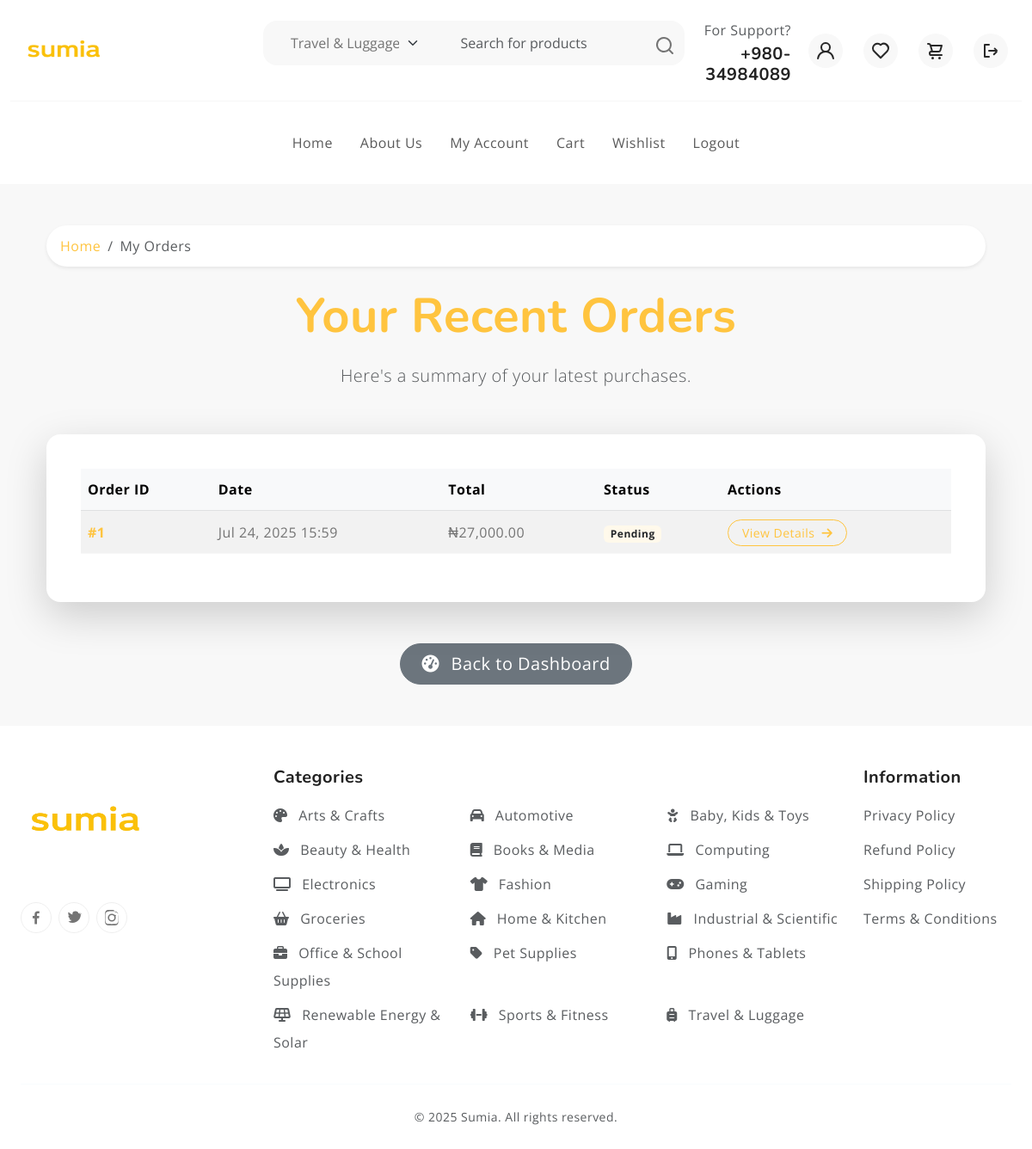
Before: /my-orders/ (signed in) with the older database file.
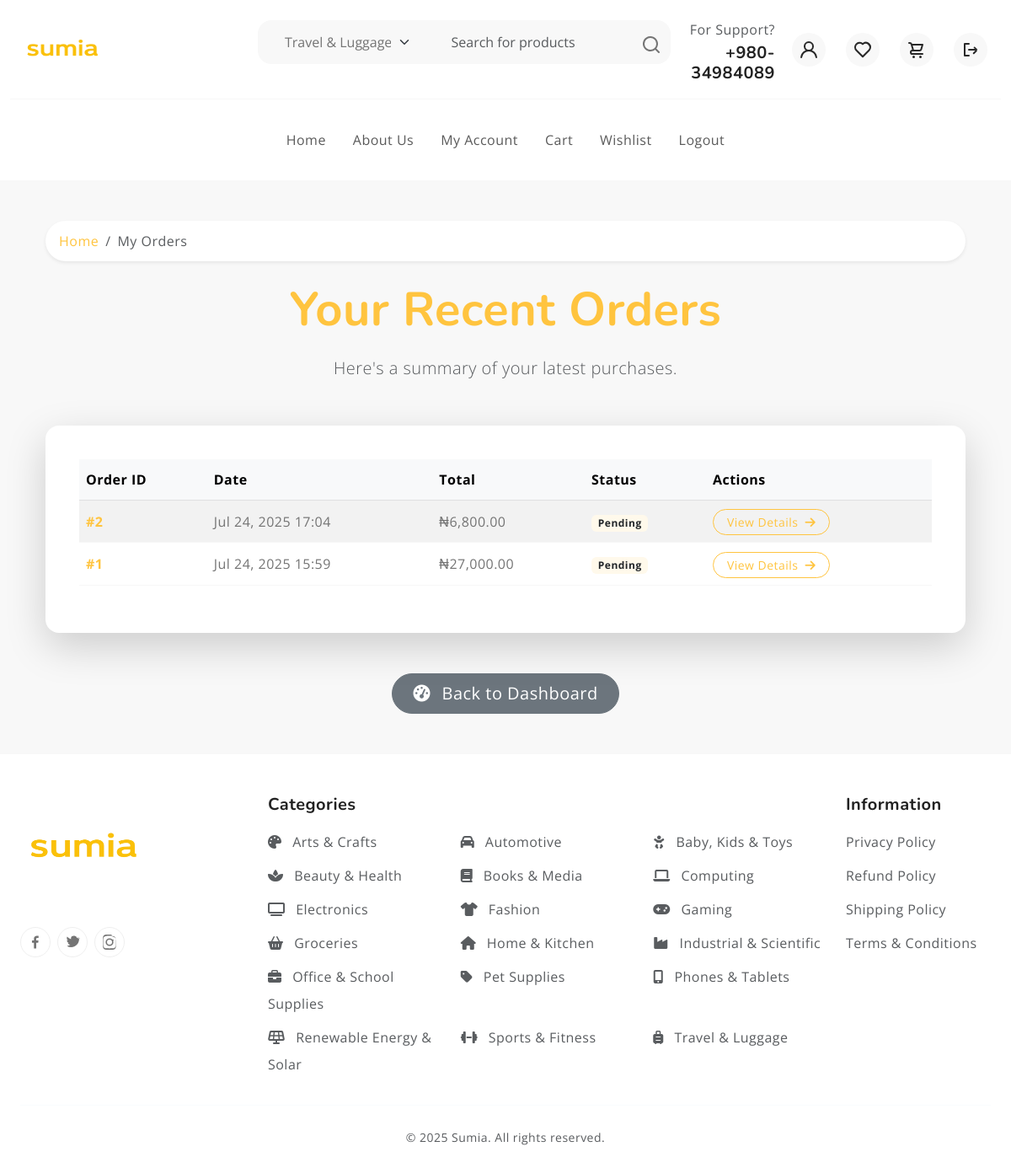
After: the same page with the newer database file.
### pages/models.py (models this page shows, shortened)
class Order(models.Model):
    STATUS_CHOICES = [
        ('pending', 'Pending'),
        ('processing', 'Processing'),
        ('shipped', 'Shipped'),
        ('delivered', 'Delivered'),
        ('cancelled', 'Cancelled'),
    ]
    PAYMENT_METHOD_CHOICES = [
        ('COD', 'Cash on Delivery'),
        ('Card', 'Credit/Debit Card'),
        ('Bank Transfer', 'Bank Transfer'),
    ]
    user = models.ForeignKey(User, on_delete=models.SET_NULL, null=True, blank=True)
    total_price = models.DecimalField(max_digits=10, decimal_places=2)
    created_at = models.DateTimeField(auto_now_add=True)
    updated_at = models.DateTimeField(auto_now=True)
    is_paid = models.BooleanField(default=False)
    status = models.CharField(max_length=50, choices=STATUS_CHOICES, default='pending')
    address = models.CharField(max_length=255, blank=True, null=True)
    city = models.CharField(max_length=100, blank=True, null=True)
    zip_code = models.CharField(max_length=20, blank=True, null=True)
    country = models.CharField(max_length=100, blank=True, null=True)
    phone_number = models.CharField(max_length=20, blank=True, null=True)
    payment_method = models.CharField(max_length=50, choices=PAYMENT_METHOD_CHOICES, default='COD')
    order_number = models.CharField(max_length=50, unique=True, blank=True, null=True)
    session_key = models.CharField(max_length=40, blank=True, null=True,
                                   help_text="Session key for guest orders if user is not logged in.")
    class Meta:
        ordering = ['-created_at']

class Category(models.Model):
    name = models.CharField(max_length=100, unique=True)
    slug = models.SlugField(max_length=100, unique=True, blank=True)
    parent = models.ForeignKey(
        'self',
        on_delete=models.SET_NULL,
        null=True,
        blank=True,
        related_name='subcategories'
    )
    description = models.TextField(blank=True)
    is_active = models.BooleanField(default=True)
    created_at = models.DateTimeField(auto_now_add=True)
    updated_at = models.DateTimeField(auto_now=True)
    icon = models.CharField(
        max_length=50,
        blank=True,
        null=True,
        help_text="Font Awesome 6 icon class (e.g., 'fa-solid fa-laptop'). Auto-assigned if empty."
    )
    class Meta:
        verbose_name_plural = 'Categories'
        ordering = ['name']
    CATEGORY_ICON_MAP = {
        'phones': 'fa-solid fa-mobile-alt', 'tablets': 'fa-solid fa-tablet-alt',
        'electronics': 'fa-solid fa-tv', 'computing': 'fa-solid fa-laptop',
        'laptops': 'fa-solid fa-laptop', 'desktops': 'fa-solid fa-desktop',
        'fashion': 'fa-solid fa-shirt', 'clothing': 'fa-solid fa-shirt',
        'shoes': 'fa-solid fa-shoe-prints', 'beauty': 'fa-solid fa-spa',
        'health': 'fa-solid fa-heart-pulse', 'home': 'fa-solid fa-house',
        'kitchen': 'fa-solid fa-blender', 'baby': 'fa-solid fa-baby',
        'kids': 'fa-solid fa-child', 'toys': 'fa-solid fa-robot',
        'sports': 'fa-solid fa-dumbbell', 'fitness': 'fa-solid fa-running',
        'automotive': 'fa-solid fa-car', 'motorcycles': 'fa-solid fa-motorcycle',
        'books': 'fa-solid fa-book', 'media': 'fa-solid fa-compact-disc',
        'gaming': 'fa-solid fa-gamepad', 'groceries': 'fa-solid fa-basket-shopping',
        'food': 'fa-solid fa-apple-whole', 'office': 'fa-solid fa-briefcase',
        'school': 'fa-solid fa-pencil-alt', 'arts': 'fa-solid fa-palette',
        'crafts': 'fa-solid fa-scissors', 'travel': 'fa-solid fa-suitcase-rolling',
        'luggage': 'fa-solid fa-suitcase', 'pets': 'fa-solid fa-paw',
        'industrial': 'fa-solid fa-industry', 'scientific': 'fa-solid fa-flask',
        'renewable': 'fa-solid fa-solar-panel', 'solar': 'fa-solid fa-sun',
        'power': 'fa-solid fa-bolt', 'smartphones': 'fa-solid fa-mobile-alt',
        'tablets': 'fa-solid fa-tablet-alt', 'televisions': 'fa-solid fa-tv',
        'cameras': 'fa-solid fa-camera', 'printers': 'fa-solid fa-print',
        'fragrances': 'fa-solid fa-spray-can', 'skincare': 'fa-solid fa-face-mask',
        'cookware': 'fa-solid fa-utensils', 'appliances': 'fa-solid fa-fan',
        'diapers': 'fa-solid fa-baby-carriage', 'strollers': 'fa-solid fa-baby-carriage',
        'consoles': 'fa-solid fa-gamepad', 'stationery': 'fa-solid fa-pen-fancy',
        'suitcases': 'fa-solid fa-suitcase-rolling', 'dog food': 'fa-solid fa-dog',
        'cat food': 'fa-solid fa-cat', 'test instruments': 'fa-solid fa-microscope',
        'power tools': 'fa-solid fa-screwdriver-wrench', 'inverters': 'fa-solid fa-charging-station',
        'batteries': 'fa-solid fa-battery-full',
    }
    DEFAULT_ICON = 'fa-solid fa-tag' # Fallback icon

### pages/views.py (the view)
# urls.py: path('my-orders/', recent_order, name='recent_order'),
@login_required(login_url='login')
def recent_order(request):
    orders = Order.objects.filter(user=request.user).order_by('-created_at') # Most recent first
    top_level_categories = Category.objects.filter(parent__isnull=True).order_by('name')
    context = {
        'orders': orders,
        'top_level_categories': top_level_categories, # Pass for base.html
    }
    return render(request, 'recent_orders.html', context)

### pages/context_processors.py (called while the page is built)
def categories_for_search(request):
    top_level_categories = Category.objects.filter(parent__isnull=True).prefetch_related('subcategories').order_by('name')
    return {
        'top_level_categories': top_level_categories
    }

### templates/recent_orders.html (shortened to what this page needs)
{% extends 'base.html' %}
{% load static %}
{% load humanize %}
{% block content %}
<section class="recent-orders-section py-5 bg-light">
    <div class="container">
        <nav aria-label="breadcrumb" class="mb-4">
            <ol class="breadcrumb bg-white px-3 py-2 rounded-pill shadow-sm">
                <li class="breadcrumb-item"><a href="{% url 'home' %}" class="text-decoration-none text-primary">Home</a></li>
                <li class="breadcrumb-item active text-muted" aria-current="page">My Orders</li>
            </ol>
        </nav>
        <div class="text-center mb-5">
            <h1 class="display-4 fw-bold text-primary mb-3">Your Recent Orders</h1>
            <p class="lead text-muted">Here's a summary of your latest purchases.</p>
        </div>
        <div class="card shadow-lg border-0 rounded-4 p-4">
            <div class="card-body">
                {% if orders %}
                    <div class="table-responsive">
                        <table class="table table-hover align-middle table-striped">
                            <thead class="table-light">
                                <tr>
                                    <th scope="col" class="text-nowrap">Order ID</th>
                                    <th scope="col" class="text-nowrap">Date</th>
                                    <th scope="col" class="text-nowrap">Total</th>
                                    <th scope="col" class="text-nowrap">Status</th>
                                    <th scope="col" class="text-nowrap">Actions</th>
                                </tr>
                            </thead>
                            <tbody>
                                {% for order in orders %}
                                <tr>
                                    <td class="fw-bold text-primary">#{{ order.id }}</td>
                                    <td>{{ order.created_at|date:"M d, Y H:i" }}</td>
                                    <td>₦{{ order.total_price|intcomma }}</td>
                                    <td>
                                        {% if order.status == 'pending' %}
                                            <span class="badge bg-warning text-dark">{{ order.status|capfirst }}</span>
                                        {% elif order.status == 'shipped' %}
                                            <span class="badge bg-info">{{ order.status|capfirst }}</span>
                                        {% elif order.status == 'delivered' %}
                                            <span class="badge bg-success">{{ order.status|capfirst }}</span>
                                        {% elif order.status == 'cancelled' %}
                                            <span class="badge bg-danger">{{ order.status|capfirst }}</span>
                                        {% else %}
                                            <span class="badge bg-secondary">{{ order.status|capfirst }}</span>
                                        {% endif %}
                                    </td>
                                    <td>
                                        <a href="{% url 'users_order_detail' order.order_number %}" class="btn btn-sm btn-outline-primary rounded-pill px-3">
                                            View Details <i class="fas fa-arrow-right ms-1"></i>
                                        </a>
                                    </td>
                                </tr>
                                {% endfor %}
                            </tbody>
                        </table>
                    </div>
                {% endif %}
            </div>
        </div>
        <div class="text-center mt-5">
            <a href="{% url 'user_dashboard' %}" class="btn btn-secondary btn-lg rounded-pill px-4">
                <i class="fas fa-tachometer-alt me-2"></i> Back to Dashboard
            </a>
        </div>
    </div>
</section>
{% endblock %}

### templates/base.html (shortened to what the changed rows need)
<!DOCTYPE html>
<html lang="en">
<head>
  {% load static %}
  <link rel="stylesheet" href="https://cdnjs.cloudflare.com/ajax/libs/font-awesome/6.5.2/css/all.min.css"
 />
  <link rel="stylesheet" href="https://cdn.jsdelivr.net/npm/swiper@9/swiper-bundle.min.css">
  <link href="https://cdn.jsdelivr.net/npm/bootstrap@5.3.0-alpha3/dist/css/bootstrap.min.css" rel="stylesheet"
>
  <link rel="stylesheet" type="text/css" href="{% static 'css/vendor.css' %}">
  <link rel="stylesheet" type="text/css" href="{% static 'style.css' %}">
</head>
<body>
  {% block content %}
  {% endblock %}
<footer class="text-light pt-5 pb-4">
  <div class="container-fluid">
    <div class="row gy-4">
      <div class="col-lg-7 col-md-12">
        <div class="row">
          {% for parent in top_level_categories %}
          <div class="col-6 col-sm-4 mb-2">
            <a href="{% url 'category_detail' parent.slug %}" class="text-muted text-decoration-none">
              {% if parent.icon %}<i class="{{ parent.icon }} me-2"></i>{% endif %}
              {{ parent.name }}
            </a>
          </div>
          {% endfor %}
        </div>
      </div>
    </div>
  </div>
</footer>
</body>
</html>

Changed rows visible on the page:
added Order: id "2", created_at "Jul 24, 2025 17:04", total_price "6,800.00", status "Pending"
